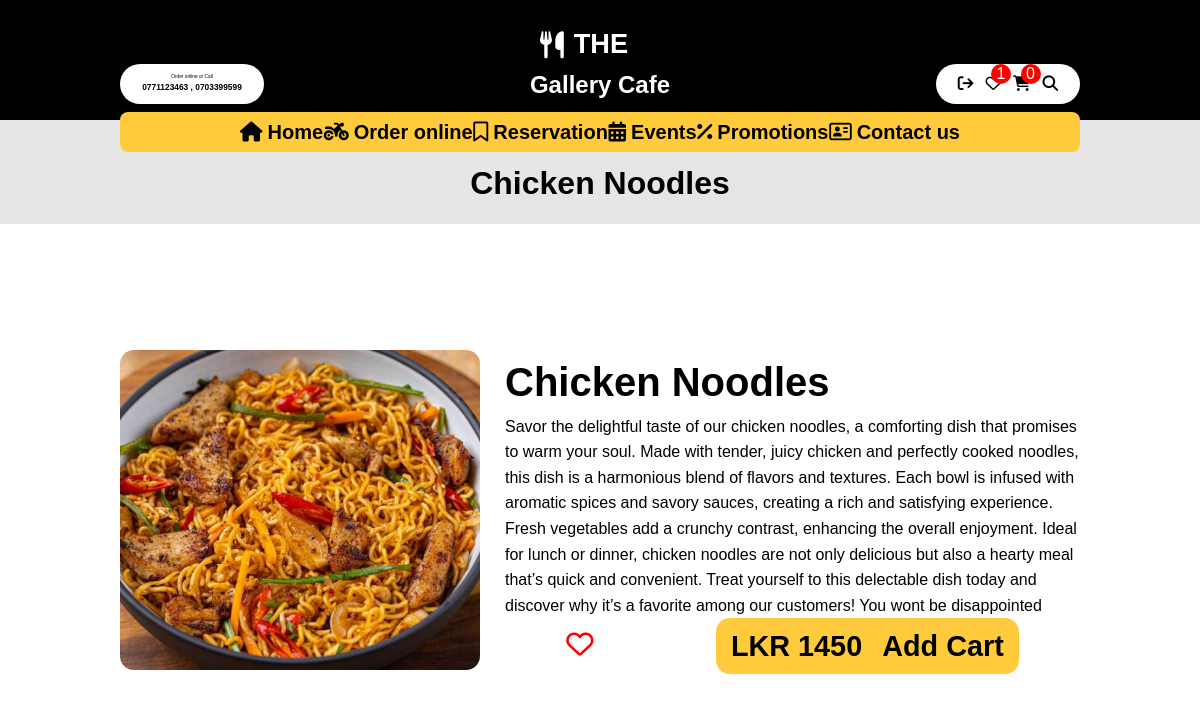
Page /item.php?id=5 (signed in) on the committed database.
### tables this page shows
CREATE TABLE `menus` (
  `menuId` int(11) NOT NULL,
  `menuName` varchar(255) NOT NULL,
  `menuCategory` varchar(255) NOT NULL,
  `menuDescription` varchar(1000) NOT NULL,
  `menuPrice` int(11) NOT NULL,
  `menuImage` varchar(255) NOT NULL
);

### config/db_connector.php (called while the page is built, shortened)
<?php
    class Db_connector{
        private $localhost = 'localhost';
        private $db_username = 'root';
        private $db_password = '';
        protected $conn;
        public function __construct(){
            $this->conn = mysqli_connect($this->localhost,$this->db_username,$this->db_password);
        }
        public function getConnection() {
            return $this->conn;
        }
    }

### class/Menu.php (called while the page is built, shortened)
<?php
include_once(__DIR__ . '/../config/db_connector.php');
class Menu
{
    public $db;
    public function __construct()
    {
        $this->connector = new Db_connector();
        $this->db = $this->connector->getConnection();
    }
    public function menuSelectedview($id)
    {
        $sql = "SELECT * FROM menus WHERE menuId = '$id'";
        $result = mysqli_query($this->db, $sql);
        if (mysqli_num_rows($result) == 1) {
            while ($row = mysqli_fetch_assoc($result)) {
                $menuId = $row["menuId"];
                $name = $row["menuName"];
                $description = $row["menuDescription"];
                $category = $row["menuCategory"];
                $price = $row["menuPrice"];
                $image = $row["menuImage"];
                $menuSelectedDetails = array("id" => $menuId, "name" => $name, "description" => $description, "category" => $category, "price" => $price, "image" => $image);
            }
            return $menuSelectedDetails;
        }
    }
    public function viewfavourite($customer, $menuId)
    {
        $sql = "SELECT * FROM cus_favourite WHERE customer = '$customer' and menuID = '$menuId'";
        $res = mysqli_query($this->db, $sql);
        if (mysqli_num_rows($res) == 1) {
            return true;
        } else {
            return false;
        }
    }
}

### item.php (the view, shortened to what this page needs)
<?php include_once('components\header.php') ?>
<?php
if (isset($_GET['id'])) {
    $id = $_GET['id'];
    $menuitem = $menuClass->menuSelectedview($id);
    if ($menuitem) {
        $name = $menuitem['name'];
        $id = $menuitem['id'];
        $description = $menuitem['description'];
        $price = $menuitem['price'];
        $image = $menuitem['image'];
    }
}
?>
<div class="title-container">
    <h1><?php echo $name ?></h1>
</div>
<div class="item-wrapper">
    <div class="item-container2">
        <img src="images/menu/<?php echo $image ?>" alt="">
        <div class="item-details">
            <div>
                <h1><?php echo $name ?></h1>
                <p><?php echo $description ?></p>
            </div>
            <div class="action-item">
                <?php
                if (!isset($_SESSION['cusid'])) {
                    ?>
                    <p class="notlog"><i class="fa-regular fa-heart"></i></p>
                    <?php
                } else {
                    $cus =$_SESSION['cusid'];
                    if ($menuClass->viewfavourite($cus, $id)) {
                        ?>
                        <a href="Actions/favourite.php?menuId=<?php echo $id ?>&item=<?php echo $id ?>"><i class="fa-solid fa-heart"></i></a>
                        <?php
                    } else {
                        ?>
                        <a href="Actions/favourite.php?menuId=<?php echo $id ?>&item=<?php echo $id ?>"><i class="fa-regular fa-heart"></i></a>
                        <?php
                    }
                }
                ?>
                <a href="Actions/add-cart.php?cart=<?php echo $id ?>&item=<?php echo $id ?>" class="add-cart-btn">
                    <h2>LKR <?php echo $price ?></h2>
                    <h2>Add Cart</h2>
                </a>
            </div>
        </div>
    </div>
</div>
<?php include_once('components\footer.php') ?>

### style/style.css (style rules this page uses)
:root { --c-first: #000000; --c-second: #FFCA3C; --c-third: #FFFFFF; --c-fourth: #202938; --c-fifth: #E5E5E5; --font-base: "poppins", sans-serif; }
* { margin: 0; padding: 0; font-family: var(--font-base); line-height: 1.6; font-size: 16px; scroll-behavior: smooth; }
a { text-decoration: none; }
img { width: 20vw; }
body { overflow-x: hidden; color: var(--c-third); font-family: 'Nunito', sans-serif; }
.title-container { width: 100vw; height: 10vh; padding-top: 3vh; display: flex; align-items: center; justify-content: center; background-color: var(--c-fifth); position: relative; }
.title-container h1 { font-size: 2rem; color: var(--c-first); }
.item-wrapper { width: 100vw; height: 72vh; display: flex; align-items: center; justify-content: center; color: var(--c-first); }
.item-container2 { display: flex; width: 80vw; gap: 25px; }
.item-container2 img { width: 30vw; height: 40vh; border-radius: 14px; object-fit: cover; }
.item-details { display: flex; flex-direction: column; justify-content: space-between; width: 60vw; }
.item-details h1 { font-size: 2.5rem; text-transform: capitalize; }
.action-item { display: flex; justify-content: space-around; align-items: center; }
.action-item i { font-size: 1.7rem; color: red; }
.add-cart-btn { display: flex; gap: 20px; background-color: var(--c-second); padding: 5px 15px; border-radius: 14px; }
.add-cart-btn h2 { font-size: 1.8rem; font-weight: bold; color: var(--c-first) }

### rows in the picture
menus: menuName "Chicken Noodles", menuImage (picture), menuDescription "Savor the delightful taste of our chicken noodles, a comforting dish that promises to warm your soul. Made with tender, juicy chicken and perfectly cooked noodles, this dish is a harmonious blend of flavors and textures. Each bowl is infused with aromatic spices and savory sauces, creating a rich and satisfying experience. Fresh vegetables add a crunchy contrast, enhancing the overall enjoyment. Ideal for lunch or dinner, chicken noodles are not only delicious but also a hearty meal that’s quick and convenient. Treat yourself to this delectable dish today and discover why it’s a favorite among our customers! You wont be disappointed", menuPrice "1450"

### other values in the picture
count($menuClass->viewFavouriteAll($_SESSION['cusid'])) "1"
